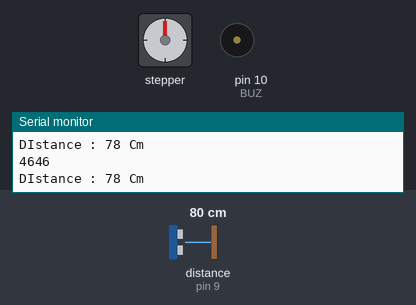
A sketch run on a simulated Arduino Uno, built with avr-gcc and run on an emulated ATmega328P. On the bench: stepper motor, buzzer (waves = sounding), the last lines printed to the serial monitor. Wiring (inferred from the names in the program): ultrasonic range finder: trigger pin 8; echo pin 9. The inputs (shaded band) are chosen by the test bench; at power-on: distance to the obstacle (sensor on pin 9) 80 cm. The echo pulse lasts 58.3 µs per cm; stepper angles assume 560 steps per turn.

Above: at 1.8 s.
1.9 s: distance to the obstacle (sensor on pin 9) set to 22 cm
4.2 s: distance to the obstacle (sensor on pin 9) set to 19 cm
At 6.17 s:
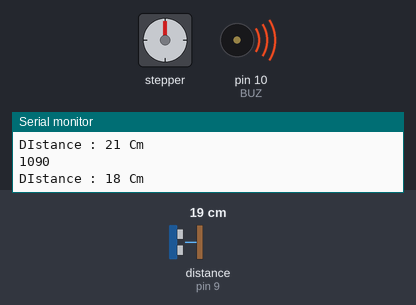
At 6.77 s:
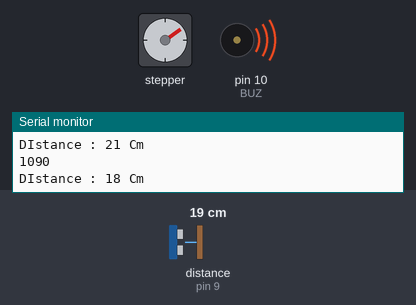
8.3 s: distance to the obstacle (sensor on pin 9) set to 35 cm
At 9.2 s:
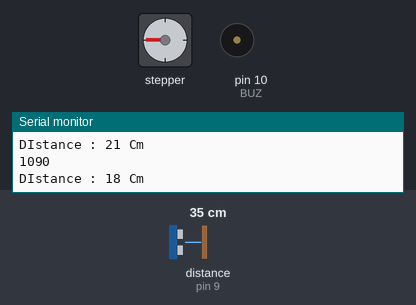
Timing chart, 0 to 16.6 s (numbered marks = the images above; inputs shaded):
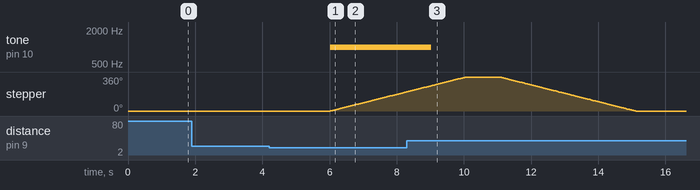

The sketch:

safe_guard.ino
```cpp
#include <Stepper.h>
const int stepsPerRevolution = 560;
Stepper myStepper(stepsPerRevolution, 3, 4, 5, 6);
int flag = 0;

#define TRIG 8 //TRIG 핀 설정 (초음파 보내는 핀)
#define ECHO 9 //ECHO 핀 설정 (초음파 받는 핀)
#define BUZ 10 // 부저를 연결한 핀 번호

void setup() {
  myStepper.setSpeed(15);
  Serial.begin(9600);
  pinMode(TRIG, OUTPUT);
  pinMode(ECHO, INPUT);
  pinMode(BUZ, OUTPUT);
}
void loop()
{
  long duration, distance;
  digitalWrite(TRIG, LOW);
  delayMicroseconds(2);
  digitalWrite(TRIG, HIGH);
  delayMicroseconds(10);
  digitalWrite(TRIG, LOW);
  duration = pulseIn (ECHO, HIGH); //물체에 반사되어돌아온 초음파의 시간을 변수에 저장합니다.
  distance = duration * 17 / 1000;

  Serial.println(duration ); //초음파가 반사되어 돌아오는 시간을 보여줍니다.
  Serial.print("\nDIstance : ");
  Serial.print(distance); //측정된 물체로부터 거리값(cm값)을 보여줍니다.
  Serial.println(" Cm");
  delay(1000); //1초마다 측정값을 보여줍니다.j

  if(distance <20)
  {
    tone(BUZ, 1000, 3000);
  }

  if(flag == 0 && distance < 20)
  {
     myStepper.step(stepsPerRevolution);
     flag = 1;
  }

  if(flag == 1 && distance > 20)
  {
    myStepper.step(-stepsPerRevolution);
    flag = 0;
  }
}
```

Measured:
- the behaviour switches between 21 and 20 cm on distance to the obstacle (sensor on pin 9) (found by bisection; images 0 and 1)
- after the input at 4.2 s, tone on pin 10 (BUZ): silent → 1000 Hz after 1.8 s; stepper: keeps turning clockwise at about 90°/s, starting after 1.8 s
- after the input at 8.3 s, tone on pin 10 (BUZ): goes on until 9.0 s, then stays silent
